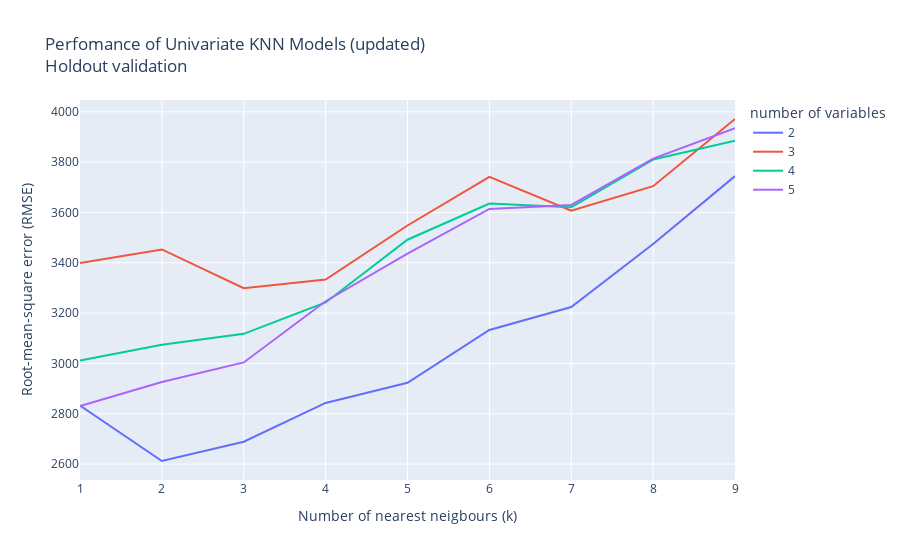

Write notebook code for a chart like this one.
### Markdown cell above
## Multivariate K-Nearest Neighbours Model
### Holdout validation
In this part of the project, __we will train and test multivariate k-nearest neighbours models with a varying number of input variables__ – `2`, `3`, `4`, `5`. The value of `k` in all trials will be constant and equal `5`. __The list of input features will only include the top__ `5` __variables with the lowest level of RMSE__ shown in the univariate KNN model.

### Code cell
def multi_knn_train_test(train_col, target_col, df_original, k):
    knn = KNeighborsRegressor(n_neighbors = k)
    np.random.seed(1)
    
    df = df_original.copy()
        
    # shuffle rows in the dataframe
    df = shuffle(df)
    
    # divide number of rows in half and round
    last_train_row = int(len(df) / 2)
    train_df = df.iloc[:last_train_row]
    test_df = df.iloc[last_train_row:]
    # list-like object, containing a column of interest from training set
    train_features = train_df[train_col]
    # list-like object, containing just the target `price` column
    train_target = train_df[target_col]
    # feed data into the model
    knn.fit(train_features, train_target)
    # make predictions
    predictions = knn.predict(test_df[train_col])
    
    return (mean_squared_error(test_df[target_col],predictions)) ** .5

# save top 5 variables with the lowest value of RMSE in univariate KNN model
best_variables = ['engine-size', 'horsepower', 'width', 'curb-weight', 'highway-mpg']

# create a dictionary to save RMSE values for each variable
rmse_results = {}

# train and test model with varying number of variables  
for n in range(2,6):
    rmses = []
    for k in range(1,10):
        rmse = multi_knn_train_test(best_variables[:n], 'price', normalised_cars, k)
        rmses.append(rmse)
    rmse_results[n] = rmses

err_metrics = pd.DataFrame(data=rmse_results)
err_metrics['k'] = list(range(1,10))

# generate a graph to display RMSE values for each variable
fig = px.line(err_metrics, x='k', y=err_metrics.columns,
             labels = {'k':'Number of nearest neigbours (k)',
                       'value':'Root-mean-square error (RMSE)',
                       'variable':'number of variables'},
             title = 'Perfomance of Univariate KNN Models (updated) <br>Holdout validation')

fig.update_layout(yaxis_tickformat = '')
fig.show()

### Figure 1 — Plotly figure (JSON) as saved in the notebook; plotly's stock layout.template omitted (floating-point values rounded to 4 significant figures)
{"data": [{"hovertemplate": "number of variables=2<br>Number of nearest neigbours (k)=%{x}<br>Root-mean-square error (RMSE)=%{y}<extra></extra>", "legendgroup": "2", "line": {"color": "#636efa", "dash": "solid"}, "mode": "lines", "name": "2", "orientation": "v", "showlegend": true, "type": "scatter", "x": [1, 2, 3, 4, 5, 6, 7, 8, 9], "xaxis": "x", "y": [2833.0, 2612.0, 2689.0, 2843.0, 2923.0, 3133.0, 3224.0, 3475.0, 3745.0], "yaxis": "y"}, {"hovertemplate": "number of variables=3<br>Number of nearest neigbours (k)=%{x}<br>Root-mean-square error (RMSE)=%{y}<extra></extra>", "legendgroup": "3", "line": {"color": "#EF553B", "dash": "solid"}, "mode": "lines", "name": "3", "orientation": "v", "showlegend": true, "type": "scatter", "x": [1, 2, 3, 4, 5, 6, 7, 8, 9], "xaxis": "x", "y": [3400.0, 3453.0, 3299.0, 3333.0, 3548.0, 3742.0, 3607.0, 3705.0, 3971.0], "yaxis": "y"}, {"hovertemplate": "number of variables=4<br>Number of nearest neigbours (k)=%{x}<br>Root-mean-square error (RMSE)=%{y}<extra></extra>", "legendgroup": "4", "line": {"color": "#00cc96", "dash": "solid"}, "mode": "lines", "name": "4", "orientation": "v", "showlegend": true, "type": "scatter", "x": [1, 2, 3, 4, 5, 6, 7, 8, 9], "xaxis": "x", "y": [3012.0, 3074.0, 3118.0, 3242.0, 3492.0, 3635.0, 3620.0, 3810.0, 3885.0], "yaxis": "y"}, {"hovertemplate": "number of variables=5<br>Number of nearest neigbours (k)=%{x}<br>Root-mean-square error (RMSE)=%{y}<extra></extra>", "legendgroup": "5", "line": {"color": "#ab63fa", "dash": "solid"}, "mode": "lines", "name": "5", "orientation": "v", "showlegend": true, "type": "scatter", "x": [1, 2, 3, 4, 5, 6, 7, 8, 9], "xaxis": "x", "y": [2830.0, 2926.0, 3004.0, 3247.0, 3437.0, 3614.0, 3630.0, 3814.0, 3935.0], "yaxis": "y"}], "layout": {"legend": {"title": {"text": "number of variables"}, "tracegroupgap": 0}, "title": {"text": "Perfomance of Univariate KNN Models (updated) <br>Holdout validation"}, "xaxis": {"anchor": "y", "domain": [0, 1], "title": {"text": "Number of nearest neigbours (k)"}}, "yaxis": {"anchor": "x", "domain": [0, 1], "tickformat": "", "title": {"text": "Root-mean-square error (RMSE)"}}}}
